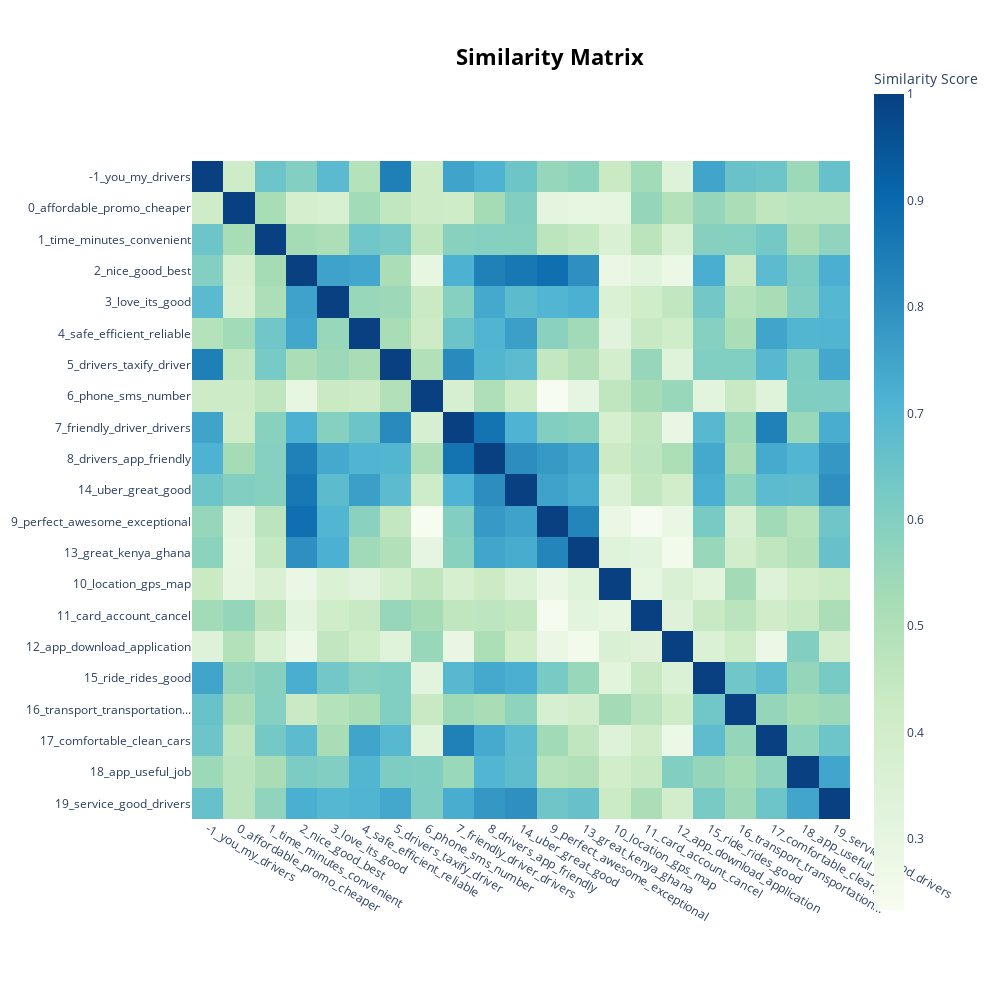

This figure's notebook cell:
### Code cell
topic_model.visualize_heatmap(n_clusters=20, width=1000, height=1000)

### Figure 1 — Plotly figure (JSON) as saved in the notebook; plotly's stock layout.template omitted (floating-point values rounded to 4 significant figures; data arrays with more than 128 entries replaced by an {"elided": "..."} marker saying what was removed)
{"data": [{"coloraxis": "coloraxis", "hovertemplate": "x: %{x}<br>y: %{y}<br>Similarity Score: %{z}<extra></extra>", "name": "0", "type": "heatmap", "x": ["-1_you_my_drivers", "0_affordable_promo_cheaper", "1_time_minutes_convenient", "2_nice_good_best", "3_love_its_good", "4_safe_efficient_reliable", "5_drivers_taxify_driver", "6_phone_sms_number", "7_friendly_driver_drivers", "8_drivers_app_friendly", "14_uber_great_good", "9_perfect_awesome_exceptional", "13_great_kenya_ghana", "10_location_gps_map", "11_card_account_cancel", "12_app_download_application", "15_ride_rides_good", "16_transport_transportation...", "17_comfortable_clean_cars", "18_app_useful_job", "19_service_good_drivers"], "xaxis": "x", "y": ["-1_you_my_drivers", "0_affordable_promo_cheaper", "1_time_minutes_convenient", "2_nice_good_best", "3_love_its_good", "4_safe_efficient_reliable", "5_drivers_taxify_driver", "6_phone_sms_number", "7_friendly_driver_drivers", "8_drivers_app_friendly", "14_uber_great_good", "9_perfect_awesome_exceptional", "13_great_kenya_ghana", "10_location_gps_map", "11_card_account_cancel", "12_app_download_application", "15_ride_rides_good", "16_transport_transportation...", "17_comfortable_clean_cars", "18_app_useful_job", "19_service_good_drivers"], "yaxis": "y", "z": {"elided": "21x21 float values"}}], "layout": {"coloraxis": {"colorbar": {"title": {"text": "Similarity Score"}}, "colorscale": [[0, "rgb(247,252,240)"], [0.125, "rgb(224,243,219)"], [0.25, "rgb(204,235,197)"], [0.375, "rgb(168,221,181)"], [0.5, "rgb(123,204,196)"], [0.625, "rgb(78,179,211)"], [0.75, "rgb(43,140,190)"], [0.875, "rgb(8,104,172)"], [1, "rgb(8,64,129)"]]}, "height": 1000, "hoverlabel": {"bgcolor": "white", "font": {"family": "Rockwell", "size": 16}}, "legend": {"title": {"text": "Trend"}}, "margin": {"t": 60}, "showlegend": true, "title": {"font": {"color": "Black", "size": 22}, "text": "<b>Similarity Matrix", "x": 0.55, "xanchor": "center", "y": 0.95, "yanchor": "top"}, "width": 1000, "xaxis": {"anchor": "y", "constrain": "domain", "domain": [0, 1], "scaleanchor": "y"}, "yaxis": {"anchor": "x", "autorange": "reversed", "constrain": "domain", "domain": [0, 1]}}}
